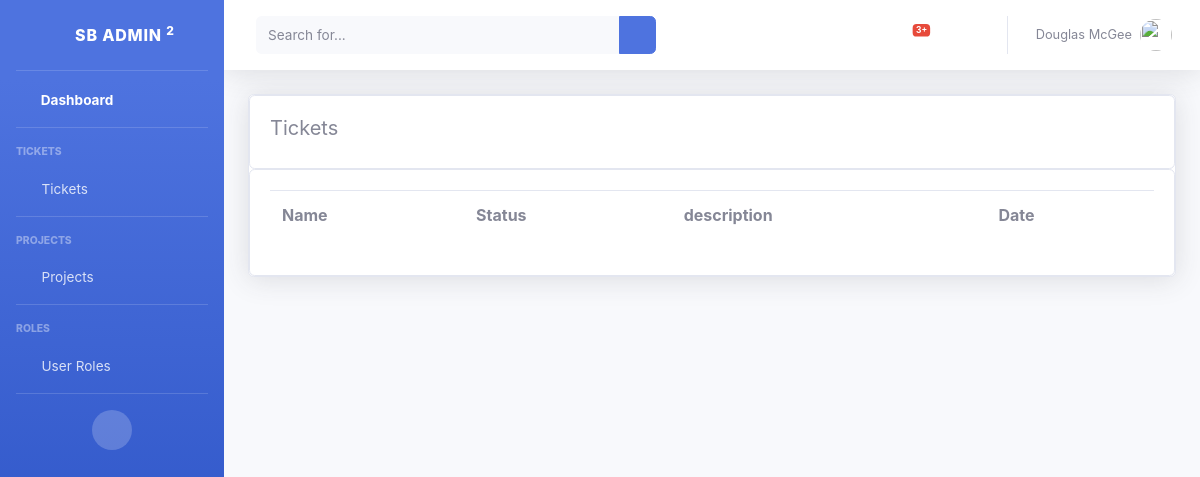
The page /all_tickets/ on the database as committed earlier.
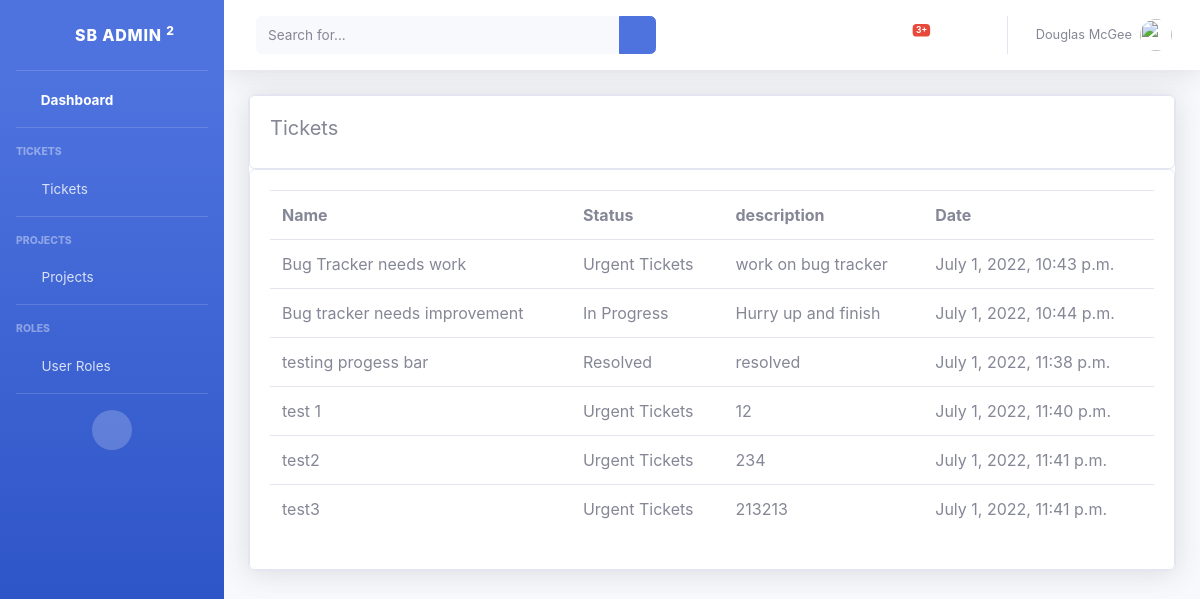
The same page on the database as committed later.
### accounts/models.py (models this page shows, shortened)
class Ticket(models.Model):
    name = models.CharField(max_length=500, null=True)
    description = models.CharField(max_length=500, null=True)
    STATUS = (
            ('New Tickets', 'New Tickets'),
            ('In Progress', 'In Progress'),
            ('Urgent Tickets', 'Urgent Tickets'),
            ('Resolved', 'Resolved'),
                )
    member = models.ForeignKey(Member, null=True, on_delete=models.SET_NULL)
    project = models.ForeignKey(Project, null=True, on_delete=models.SET_NULL)
    status = models.CharField(max_length=500, null=True, choices=STATUS)
    date_created = models.DateTimeField(auto_now_add=True, null=True)

### accounts/views.py (the view)
# urls.py: path('all_tickets/', views.all_tickets, name="all_tickets"),
def all_tickets(request):
    tickets = Ticket.objects.all()
    return render(request, 'accounts/all_tickets.html', {'tickets': tickets})

### accounts/templates/accounts/all_tickets.html (shortened to what this page needs)
{% load static %}
<!DOCTYPE html>
<html lang="en">
<head>
    <link href="{% static 'vendor/fontawesome-free/css/all.min.css' %}" rel="stylesheet" type="text/css">
    <link href="{% static 'css/sb-admin-2.min.css' %}" rel="stylesheet">
</head>
<body id="page-top">
     <div id="wrapper">
        {% include 'accounts/sidebar.html' %}
         <div id="content-wrapper" class="d-flex flex-column">
             <div id="content">
            {% include 'accounts/topbar.html' %}
            <div class="container">
                <div class="row">
                        <div class="col-xl-13 col-lg-12">
                                <div class="card shadow mb-4">
                                    <div class="row">
                                        <div class="col-md">
                                            <div class="card card-body">
                                                <h5>Tickets</h5>
                                            </div>
                                            <div class="card card-body">
                                                <table class="table">
                                                    <tr>
                                                        <th>Name</th>
                                                        <th>Status</th>
                                                        <th>description</th>
                                                        <th>Date</th>
                                                    </tr>
                                                    {% for i in tickets %}
                                                        <tr>
                                                            <td>{{i.name}}</td>
                                                            <td>{{i.status}}</td>
                                                            <td>{{i.description}}</td>
                                                            <td>{{i.date_created}}</td>
                                                        </tr>
                                                    {% endfor %}
                                                </table>
                                            </div>
                                        </div>
                                    </div>
                                </div>
                        </div>
                </div>
            </div>
    </div>
</div>
</body>
</html>

### accounts/templates/accounts/sidebar.html (shortened to what this page needs)
{% load static %}
<ul class="navbar-nav bg-gradient-primary sidebar sidebar-dark accordion" id="accordionSidebar">
    <a class="sidebar-brand d-flex align-items-center justify-content-center" href="index.html">
        <div class="sidebar-brand-icon rotate-n-15">
            <i class="fas fa-laugh-wink"></i>
        </div>
        <div class="sidebar-brand-text mx-3">SB Admin <sup>2</sup></div>
    </a>
    <hr class="sidebar-divider my-0">
    <li class="nav-item active">
        <a class="nav-link" href="{% url 'home' %}">
            <i class="fas fa-fw fa-tachometer-alt"></i>
            <span>Dashboard</span></a>
    </li>
    <hr class="sidebar-divider">
    <div class="sidebar-heading">
        Tickets
    </div>
    <li class="nav-item">
        <a class="nav-link collapsed" href="#" data-toggle="collapse" data-target="#collapseOne"
            aria-expanded="true" aria-controls="collapseOne">
            <i class="fas fa-fw fa-cog"></i>
            <span>Tickets</span>
        </a>
    </li>
    <hr class="sidebar-divider">
    <div class="sidebar-heading">
        Projects
    </div>
    <li class="nav-item">
        <a class="nav-link collapsed" href="#" data-toggle="collapse" data-target="#collapsePages"
            aria-expanded="true" aria-controls="collapsePages">
            <i class="fas fa-fw fa-folder"></i>
            <span>Projects</span>
        </a>
    </li>
    <hr class="sidebar-divider">
    <div class="sidebar-heading">
        Roles
    </div>
    <li class="nav-item">
        <a class="nav-link collapsed" href="#" data-toggle="collapse" data-target="#collapseTwo"
            aria-expanded="true" aria-controls="collapseTwo">
            <i class="fas fa-fw fa-cog"></i>
            <span>User Roles</span>
        </a>
    </li>
        <hr class="sidebar-divider">
    <div class="text-center d-none d-md-inline">
        <button class="rounded-circle border-0" id="sidebarToggle"></button>
    </div>
</ul>

### accounts/templates/accounts/topbar.html (shortened to what this page needs)
{% load static %}
 <nav class="navbar navbar-expand navbar-light bg-white topbar mb-4 static-top shadow">
    <form
        class="d-none d-sm-inline-block form-inline mr-auto ml-md-3 my-2 my-md-0 mw-100 navbar-search">
        <div class="input-group">
            <input type="text" class="form-control bg-light border-0 small" placeholder="Search for..."
                aria-label="Search" aria-describedby="basic-addon2">
            <div class="input-group-append">
                <button class="btn btn-primary" type="button">
                    <i class="fas fa-search fa-sm"></i>
                </button>
            </div>
        </div>
    </form>
    <ul class="navbar-nav ml-auto">
        <li class="nav-item dropdown no-arrow mx-1">
            <a class="nav-link dropdown-toggle" href="#" id="alertsDropdown" role="button"
                data-toggle="dropdown" aria-haspopup="true" aria-expanded="false">
                <span class="badge badge-danger badge-counter">3+</span>
            </a>
        </li>
        <li class="nav-item dropdown no-arrow mx-1">
            <a class="nav-link dropdown-toggle" href="#" id="messagesDropdown" role="button"
                data-toggle="dropdown" aria-haspopup="true" aria-expanded="false">
                <i class="fas fa-envelope fa-fw"></i>
            </a>
        </li>
        <li class="nav-item dropdown no-arrow">
            <a class="nav-link dropdown-toggle" href="#" id="userDropdown" role="button"
                data-toggle="dropdown" aria-haspopup="true" aria-expanded="false">
                <span class="mr-2 d-none d-lg-inline text-gray-600 small">Douglas McGee</span>
                <img class="img-profile rounded-circle"
                    src="img/undraw_profile.svg">
            </a>
        </li>
    </ul>
</nav>

Rows that differ between the two databases and show on the page:
added Ticket: name "Bug Tracker needs work", status "Urgent Tickets", description "work on bug tracker", date_created "July 1, 2022, 10:43 p.m."
added Ticket: name "Bug tracker needs improvement", status "In Progress", description "Hurry up and finish", date_created "July 1, 2022, 10:44 p.m."
added Ticket: name "testing progess bar", status "Resolved", description "resolved", date_created "July 1, 2022, 11:38 p.m."
added Ticket: name "test 1", status "Urgent Tickets", description "12", date_created "July 1, 2022, 11:40 p.m."
added Ticket: name "test2", status "Urgent Tickets", description "234", date_created "July 1, 2022, 11:41 p.m."
added Ticket: name "test3", status "Urgent Tickets", description "213213", date_created "July 1, 2022, 11:41 p.m."
